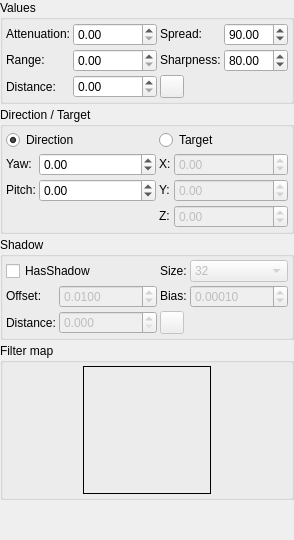
         <widget class="QWidget" name="pageSpot">
          <layout class="QGridLayout" name="gridLayout_4">
           <property name="leftMargin">
            <number>0</number>
           </property>
           <property name="topMargin">
            <number>0</number>
           </property>
           <property name="rightMargin">
            <number>0</number>
           </property>
           <property name="bottomMargin">
            <number>0</number>
           </property>
           <property name="spacing">
            <number>3</number>
           </property>
           <item row="4" column="0">
            <spacer name="verticalSpacer">
             <property name="orientation">
              <enum>Qt::Vertical</enum>
             </property>
             <property name="sizeHint" stdset="0">
              <size>
               <width>20</width>
               <height>40</height>
              </size>
             </property>
            </spacer>
           </item>
           <item row="0" column="0">
            <widget class="GroupBox" name="groupBox_23">
             <property name="title">
              <string>Values</string>
             </property>
             <property name="flat">
              <bool>true</bool>
             </property>
             <property name="checkable">
              <bool>false</bool>
             </property>
             <layout class="QGridLayout" name="gridLayout_35">
              <property name="leftMargin">
               <number>3</number>
              </property>
              <property name="topMargin">
               <number>3</number>
              </property>
              <property name="rightMargin">
               <number>3</number>
              </property>
              <property name="bottomMargin">
               <number>3</number>
              </property>
              <property name="spacing">
               <number>3</number>
              </property>
              <item row="0" column="3">
               <widget class="QLabel" name="label_48">
                <property name="sizePolicy">
                 <sizepolicy hsizetype="Fixed" vsizetype="Fixed">
                  <horstretch>0</horstretch>
                  <verstretch>0</verstretch>
                 </sizepolicy>
                </property>
                <property name="text">
                 <string>Spread:</string>
                </property>
               </widget>
              </item>
              <item row="0" column="0">
               <widget class="QLabel" name="label_50">
                <property name="sizePolicy">
                 <sizepolicy hsizetype="Fixed" vsizetype="Fixed">
                  <horstretch>0</horstretch>
                  <verstretch>0</verstretch>
                 </sizepolicy>
                </property>
                <property name="text">
                 <string>Attenuation:</string>
                </property>
               </widget>
              </item>
              <item row="0" column="5">
               <widget class="DoubleSpinBox" name="SpotSperead">
                <property name="minimum">
                 <double>0.010000000000000</double>
                </property>
                <property name="maximum">
                 <double>180.000000000000000</double>
                </property>
                <property name="singleStep">
                 <double>0.010000000000000</double>
                </property>
                <property name="value">
                 <double>90.000000000000000</double>
                </property>
               </widget>
              </item>
              <item row="1" column="0">
               <widget class="QLabel" name="label_49">
                <property name="sizePolicy">
                 <sizepolicy hsizetype="Fixed" vsizetype="Fixed">
                  <horstretch>0</horstretch>
                  <verstretch>0</verstretch>
                 </sizepolicy>
                </property>
                <property name="text">
                 <string>Range:</string>
                </property>
               </widget>
              </item>
              <item row="1" column="3">
               <widget class="QLabel" name="label_51">
                <property name="sizePolicy">
                 <sizepolicy hsizetype="Fixed" vsizetype="Fixed">
                  <horstretch>0</horstretch>
                  <verstretch>0</verstretch>
                 </sizepolicy>
                </property>
                <property name="text">
                 <string>Sharpness:</string>
                </property>
               </widget>
              </item>
              <item row="0" column="1">
               <widget class="DoubleSpinBox" name="SpotAttenuation">
                <property name="maximum">
                 <double>100.000000000000000</double>
                </property>
                <property name="singleStep">
                 <double>0.010000000000000</double>
                </property>
                <property name="value">
                 <double>0.000000000000000</double>
                </property>
               </widget>
              </item>
              <item row="1" column="1">
               <widget class="DoubleSpinBox" name="SpotRange">
                <property name="maximum">
                 <double>100000.000000000000000</double>
                </property>
                <property name="singleStep">
                 <double>0.010000000000000</double>
                </property>
               </widget>
              </item>
              <item row="1" column="5">
               <widget class="DoubleSpinBox" name="SpotSharpness">
                <property name="minimum">
                 <double>0.010000000000000</double>
                </property>
                <property name="maximum">
                 <double>180.000000000000000</double>
                </property>
                <property name="singleStep">
                 <double>0.010000000000000</double>
                </property>
                <property name="value">
                 <double>80.000000000000000</double>
                </property>
               </widget>
              </item>
              <item row="3" column="0">
               <widget class="QLabel" name="label_90">
                <property name="sizePolicy">
                 <sizepolicy hsizetype="Fixed" vsizetype="Preferred">
                  <horstretch>0</horstretch>
                  <verstretch>0</verstretch>
                 </sizepolicy>
                </property>
                <property name="text">
                 <string>Distance:</string>
                </property>
               </widget>
              </item>
              <item row="3" column="3">
               <widget class="QPushButton" name="SpotOffDistanceFromCamera">
                <property name="enabled">
                 <bool>true</bool>
                </property>
                <property name="maximumSize">
                 <size>
                  <width>24</width>
                  <height>24</height>
                 </size>
                </property>
                <property name="toolTip">
                 <string>Distance From Camera</string>
                </property>
                <property name="text">
                 <string/>
                </property>
                <property name="icon">
                 <iconset resource="geditor.qrc">
                  <normaloff>:/Resources/MetroStyle/camcoder_pro.png</normaloff>:/Resources/MetroStyle/camcoder_pro.png</iconset>
                </property>
               </widget>
              </item>
              <item row="3" column="1">
               <widget class="DoubleSpinBox" name="SpotOffDistance">
                <property name="decimals">
                 <number>2</number>
                </property>
                <property name="maximum">
                 <double>9999999.000000000000000</double>
                </property>
                <property name="singleStep">
                 <double>0.010000000000000</double>
                </property>
               </widget>
              </item>
             </layout>
            </widget>
           </item>
           <item row="1" column="0">
            <widget class="GroupBox" name="groupBox_20">
             <property name="title">
              <string>Direction / Target</string>
             </property>
             <property name="flat">
              <bool>true</bool>
             </property>
             <layout class="QGridLayout" name="gridLayout_27">
              <property name="leftMargin">
               <number>3</number>
              </property>
              <property name="topMargin">
               <number>3</number>
              </property>
              <property name="rightMargin">
               <number>3</number>
              </property>
              <property name="bottomMargin">
               <number>3</number>
              </property>
              <property name="spacing">
               <number>3</number>
              </property>
              <item row="0" column="0" colspan="3">
               <widget class="QRadioButton" name="SpotDirection">
                <property name="text">
                 <string>Direction</string>
                </property>
                <property name="checked">
                 <bool>true</bool>
                </property>
               </widget>
              </item>
              <item row="0" column="3" colspan="3">
               <widget class="QRadioButton" name="SpotTarget">
                <property name="text">
                 <string>Target</string>
                </property>
               </widget>
              </item>
              <item row="2" column="3">
               <widget class="QLabel" name="label_40">
                <property name="sizePolicy">
                 <sizepolicy hsizetype="Fixed" vsizetype="Fixed">
                  <horstretch>0</horstretch>
                  <verstretch>0</verstretch>
                 </sizepolicy>
                </property>
                <property name="text">
                 <string>Y:</string>
                </property>
               </widget>
              </item>
              <item row="2" column="0">
               <widget class="QLabel" name="label_38">
                <property name="sizePolicy">
                 <sizepolicy hsizetype="Fixed" vsizetype="Fixed">
                  <horstretch>0</horstretch>
                  <verstretch>0</verstretch>
                 </sizepolicy>
                </property>
                <property name="text">
                 <string>Pitch:</string>
                </property>
               </widget>
              </item>
              <item row="1" column="0">
               <widget class="QLabel" name="label_17">
                <property name="sizePolicy">
                 <sizepolicy hsizetype="Fixed" vsizetype="Fixed">
                  <horstretch>0</horstretch>
                  <verstretch>0</verstretch>
                 </sizepolicy>
                </property>
                <property name="text">
                 <string>Yaw:</string>
                </property>
               </widget>
              </item>
              <item row="3" column="3">
               <widget class="QLabel" name="label_41">
                <property name="sizePolicy">
                 <sizepolicy hsizetype="Fixed" vsizetype="Fixed">
                  <horstretch>0</horstretch>
                  <verstretch>0</verstretch>
                 </sizepolicy>
                </property>
                <property name="text">
                 <string>Z:</string>
                </property>
               </widget>
              </item>
              <item row="1" column="3">
               <widget class="QLabel" name="label_39">
                <property name="sizePolicy">
                 <sizepolicy hsizetype="Fixed" vsizetype="Fixed">
                  <horstretch>0</horstretch>
                  <verstretch>0</verstretch>
                 </sizepolicy>
                </property>
                <property name="text">
                 <string>X:</string>
                </property>
               </widget>
              </item>
              <item row="1" column="1" colspan="2">
               <widget class="DoubleSpinBox" name="SpotDirectionYaw">
                <property name="minimum">
                 <double>-360.000000000000000</double>
                </property>
                <property name="maximum">
                 <double>360.000000000000000</double>
                </property>
                <property name="singleStep">
                 <double>0.001000000000000</double>
                </property>
               </widget>
              </item>
              <item row="1" column="4" colspan="2">
               <widget class="DoubleSpinBox" name="SpotTargetX">
                <property name="enabled">
                 <bool>false</bool>
                </property>
                <property name="minimum">
                 <double>-10000.000000000000000</double>
                </property>
                <property name="maximum">
                 <double>10000.000000000000000</double>
                </property>
                <property name="singleStep">
                 <double>0.010000000000000</double>
                </property>
               </widget>
              </item>
              <item row="2" column="4" colspan="2">
               <widget class="DoubleSpinBox" name="SpotTargetY">
                <property name="enabled">
                 <bool>false</bool>
                </property>
                <property name="minimum">
                 <double>-10000.000000000000000</double>
                </property>
                <property name="maximum">
                 <double>10000.000000000000000</double>
                </property>
                <property name="singleStep">
                 <double>0.010000000000000</double>
                </property>
               </widget>
              </item>
              <item row="3" column="4" colspan="2">
               <widget class="DoubleSpinBox" name="SpotTargetZ">
                <property name="enabled">
                 <bool>false</bool>
                </property>
                <property name="minimum">
                 <double>-10000.000000000000000</double>
                </property>
                <property name="maximum">
                 <double>10000.000000000000000</double>
                </property>
                <property name="singleStep">
                 <double>0.010000000000000</double>
                </property>
               </widget>
              </item>
              <item row="2" column="1" colspan="2">
               <widget class="DoubleSpinBox" name="SpotDirectionPitch">
                <property name="minimum">
                 <double>-360.000000000000000</double>
                </property>
                <property name="maximum">
                 <double>360.000000000000000</double>
                </property>
                <property name="singleStep">
                 <double>0.010000000000000</double>
                </property>
               </widget>
              </item>
             </layout>
            </widget>
           </item>
           <item row="2" column="0">
            <widget class="GroupBox" name="groupBox_9">
             <property name="title">
              <string>Shadow</string>
             </property>
             <property name="flat">
              <bool>true</bool>
             </property>
             <property name="checkable">
              <bool>false</bool>
             </property>
             <property name="checked">
              <bool>false</bool>
             </property>
             <layout class="QGridLayout" name="gridLayout">
              <property name="leftMargin">
               <number>3</number>
              </property>
              <property name="topMargin">
               <number>3</number>
              </property>
              <property name="rightMargin">
               <number>3</number>
              </property>
              <property name="bottomMargin">
               <number>3</number>
              </property>
              <property name="spacing">
               <number>3</number>
              </property>
              <item row="0" column="0" colspan="2">
               <widget class="QCheckBox" name="SpotHasShadow">
                <property name="text">
                 <string>HasShadow</string>
                </property>
               </widget>
              </item>
              <item row="1" column="0">
               <widget class="QLabel" name="label_43">
                <property name="sizePolicy">
                 <sizepolicy hsizetype="Fixed" vsizetype="Fixed">
                  <horstretch>0</horstretch>
                  <verstretch>0</verstretch>
                 </sizepolicy>
                </property>
                <property name="text">
                 <string>Offset:</string>
                </property>
               </widget>
              </item>
              <item row="0" column="3">
               <widget class="QComboBox" name="SpotMapSize">
                <property name="enabled">
                 <bool>false</bool>
                </property>
                <property name="currentIndex">
                 <number>0</number>
                </property>
                <item>
                 <property name="text">
                  <string>32</string>
                 </property>
                </item>
                <item>
                 <property name="text">
                  <string>64</string>
                 </property>
                </item>
                <item>
                 <property name="text">
                  <string>128</string>
                 </property>
                </item>
                <item>
                 <property name="text">
                  <string>256</string>
                 </property>
                </item>
                <item>
                 <property name="text">
                  <string>512</string>
                 </property>
                </item>
                <item>
                 <property name="text">
                  <string>1024</string>
                 </property>
                </item>
                <item>
                 <property name="text">
                  <string>2048</string>
                 </property>
                </item>
                <item>
                 <property name="text">
                  <string>4196</string>
                 </property>
                </item>
                <item>
                 <property name="text">
                  <string>8192</string>
                 </property>
                </item>
               </widget>
              </item>
              <item row="1" column="2">
               <widget class="QLabel" name="label_42">
                <property name="sizePolicy">
                 <sizepolicy hsizetype="Fixed" vsizetype="Fixed">
                  <horstretch>0</horstretch>
                  <verstretch>0</verstretch>
                 </sizepolicy>
                </property>
                <property name="text">
                 <string>Bias:</string>
                </property>
               </widget>
              </item>
              <item row="2" column="0">
               <widget class="QLabel" name="label_89">
                <property name="sizePolicy">
                 <sizepolicy hsizetype="Fixed" vsizetype="Preferred">
                  <horstretch>0</horstretch>
                  <verstretch>0</verstretch>
                 </sizepolicy>
                </property>
                <property name="text">
                 <string>Distance:</string>
                </property>
               </widget>
              </item>
              <item row="2" column="2">
               <widget class="QPushButton" name="SpotShadowDistanceFromCamera">
                <property name="enabled">
                 <bool>false</bool>
                </property>
                <property name="maximumSize">
                 <size>
                  <width>24</width>
                  <height>24</height>
                 </size>
                </property>
                <property name="toolTip">
                 <string>Distance From Camera</string>
                </property>
                <property name="text">
                 <string/>
                </property>
                <property name="icon">
                 <iconset resource="geditor.qrc">
                  <normaloff>:/Resources/MetroStyle/camcoder_pro.png</normaloff>:/Resources/MetroStyle/camcoder_pro.png</iconset>
                </property>
               </widget>
              </item>
              <item row="0" column="2">
               <widget class="QLabel" name="label_44">
                <property name="sizePolicy">
                 <sizepolicy hsizetype="Fixed" vsizetype="Fixed">
                  <horstretch>0</horstretch>
                  <verstretch>0</verstretch>
                 </sizepolicy>
                </property>
                <property name="text">
                 <string>Size:</string>
                </property>
               </widget>
              </item>
              <item row="1" column="1">
               <widget class="DoubleSpinBox" name="SpotOffset">
                <property name="enabled">
                 <bool>false</bool>
                </property>
                <property name="decimals">
                 <number>4</number>
                </property>
                <property name="maximum">
                 <double>100.000000000000000</double>
                </property>
                <property name="singleStep">
                 <double>0.000100000000000</double>
                </property>
                <property name="value">
                 <double>0.010000000000000</double>
                </property>
               </widget>
              </item>
              <item row="1" column="3">
               <widget class="DoubleSpinBox" name="SpotBias">
                <property name="enabled">
                 <bool>false</bool>
                </property>
                <property name="decimals">
                 <number>5</number>
                </property>
                <property name="singleStep">
                 <double>0.000010000000000</double>
                </property>
                <property name="value">
                 <double>0.000100000000000</double>
                </property>
               </widget>
              </item>
              <item row="2" column="1">
               <widget class="DoubleSpinBox" name="SpotShadowDistance">
                <property name="enabled">
                 <bool>false</bool>
                </property>
                <property name="decimals">
                 <number>3</number>
                </property>
                <property name="maximum">
                 <double>999999999.000000000000000</double>
                </property>
                <property name="singleStep">
                 <double>0.010000000000000</double>
                </property>
               </widget>
              </item>
             </layout>
            </widget>
           </item>
           <item row="3" column="0">
            <widget class="GroupBox" name="groupBox_22">
             <property name="title">
              <string>Filter map</string>
             </property>
             <property name="flat">
              <bool>true</bool>
             </property>
             <layout class="QGridLayout" name="gridLayout_34">
              <property name="leftMargin">
               <number>3</number>
              </property>
              <property name="topMargin">
               <number>3</number>
              </property>
              <property name="rightMargin">
               <number>3</number>
              </property>
              <property name="bottomMargin">
               <number>3</number>
              </property>
              <property name="spacing">
               <number>3</number>
              </property>
              <item row="0" column="0">
               <widget class="PictureBox" name="SpotMap">
                <property name="sizePolicy">
                 <sizepolicy hsizetype="Fixed" vsizetype="Fixed">
                  <horstretch>0</horstretch>
                  <verstretch>0</verstretch>
                 </sizepolicy>
                </property>
                <property name="minimumSize">
                 <size>
                  <width>128</width>
                  <height>128</height>
                 </size>
                </property>
                <property name="acceptDrops">
                 <bool>true</bool>
                </property>
                <property name="frameShape">
                 <enum>QFrame::Box</enum>
                </property>
                <property name="scaledContents">
                 <bool>true</bool>
                </property>
               </widget>
              </item>
             </layout>
            </widget>
           </item>
          </layout>
         </widget>
